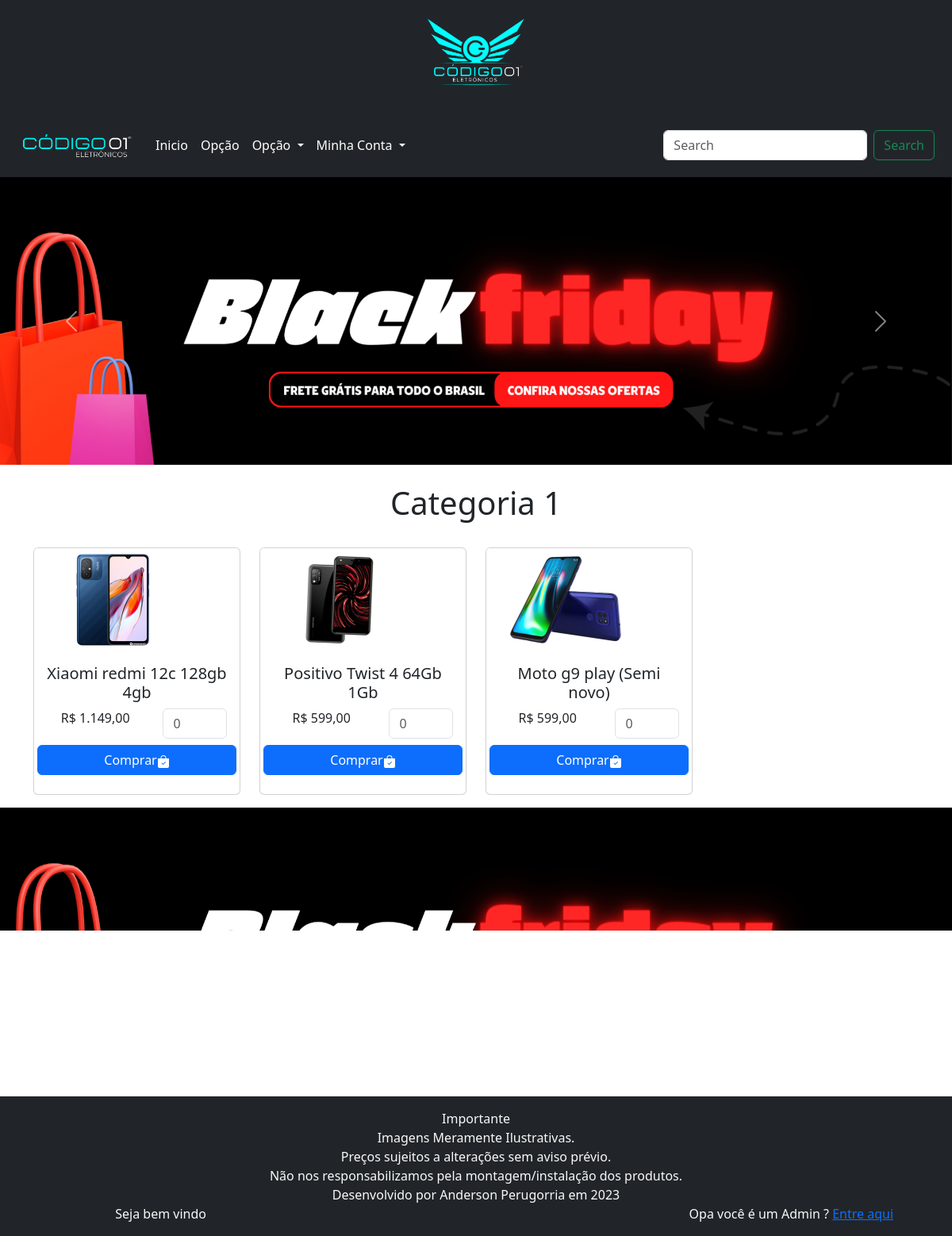
Page /includes/public/pagina_de_vendas.php (signed in) on the committed database.
### tables this page shows
CREATE TABLE `editasite` (
  `id` int(255) NOT NULL,
  `NomeSite` varchar(255) NOT NULL,
  `Logo1` varchar(255) NOT NULL,
  `Logo2` varchar(255) NOT NULL
);

CREATE TABLE `produtos` (
  `id` int(255) NOT NULL,
  `nome` varchar(255) NOT NULL,
  `descrição` varchar(255) NOT NULL,
  `valor` int(255) NOT NULL,
  `imagem` varchar(255) NOT NULL
);

### includes/public/pagina_de_vendas.php (the view, shortened to what this page needs)
<?php
$host = '127.0.0.1';
$usuario = 'root';
$senha = '';
$banco = 'aloja';
$conexao = mysqli_connect($host, $usuario, $senha, $banco);
$consultaEditaSite = "SELECT * FROM editasite";
$resultadoEditaSite = mysqli_query($conexao, $consultaEditaSite);
if (mysqli_num_rows($resultadoEditaSite) > 0) {
    while ($linhaEditaSite = mysqli_fetch_assoc($resultadoEditaSite)) {
?>
        <!doctype html>
        <html lang="en">
        <head>
            <link href="https://cdn.jsdelivr.net/npm/bootstrap@5.3.2/dist/css/bootstrap.min.css" rel="stylesheet">
        </head>
        <body style="height: 1000px;">
            <header>
                <div class="logoHeader bg-dark">
                    <div class="d-flex justify-content-center">
                        <img class="img-fluid" width="144px" src="../../assets/imagens/<?=$linhaEditaSite['Logo1']?>" alt="Logo" srcset="">
                    </div>
                    <div class="fixo">
                        <nav class="navbar navbar-expand-lg bg-body-dark">
                            <div class="container-fluid">
                                <a class="navbar-brand" href="#"><img   src="../../assets/imagens/<?=$linhaEditaSite['Logo2']?>" style="width: 150px;" alt=""></a>
                                <div class="collapse navbar-collapse">
                                    <ul class="navbar-nav me-auto mb-2 mb-lg-0">
                                        <li class="nav-item">
                                            <a class="nav-link active" aria-current="page" href="#">Inicio</a>
                                        </li>
                                        <li class="nav-item">
                                            <a class="nav-link" href="#">Opção</a>
                                        </li>
                                        <li class="nav-item dropdown">
                                            <a class="nav-link dropdown-toggle" href="#" role="button" data-bs-toggle="dropdown" aria-expanded="false">
                                                Opção
                                            </a>
                                        </li>
                                        <li class="nav-item dropdown">
                                            <a class="nav-link dropdown-toggle" href="#" role="button" data-bs-toggle="dropdown" aria-expanded="false">
                                                Minha Conta
                                            </a>
                                        </li>
                                    </ul>
                                    <form class="d-flex" role="search">
                                        <input class="form-control me-2" type="search" placeholder="Search" aria-label="Search">
                                        <button class="btn btn-outline-success" type="submit">Search</button>
                                    </form>
                                </div>
                            </div>
                        </nav>
                    </div>
                </div>
        <?php
    }
} else {
    echo "Nenhum produto cadastrado.";
}
        ?>
            </header>
            <section>
                <div id="carouselExampleInterval" class="carousel slide" data-bs-ride="carousel">
                    <div class="carousel-inner">
                        <div class="carousel-item active" data-bs-interval="5000">
                            <img src="../../assets/pages/images/slide/1.png" class="d-block w-100">
                        </div>
                    </div>
                    <button class="carousel-control-prev" type="button" data-bs-target="#carouselExampleInterval" data-bs-slide="prev">
                        <span class="carousel-control-prev-icon" aria-hidden="true"></span>
                    </button>
                    <button class="carousel-control-next" type="button" data-bs-target="#carouselExampleInterval" data-bs-slide="next">
                        <span class="carousel-control-next-icon" aria-hidden="true"></span>
                    </button>
                </div>
            </section>
            <section>
                <div class="container">
                    <h1 class="text-center p-4  ">Categoria 1</h1>
                    <div class="row">
                        <?php
                        $consulta = "SELECT id, nome, descrição, valor, imagem FROM produtos";
                        $resultado = mysqli_query($conexao, $consulta);
                        if (mysqli_num_rows($resultado) > 0) {
                            while ($linha = mysqli_fetch_assoc($resultado)) { ?>
                                <div class="col-md-3 mb-3">
                                    <div class="card">
                                        <img src="<?= $linha['imagem'] ?>" style="width:200px" class="card-img-top" alt="Produto 1">
                                        <div class="card-body">
                                            <h5 class="card-title text-center"><?= $linha['nome'] ?></h5>
                                            <div class="form-group row">
                                                <div class="col-7">
                                                    <p class="card-text text-center">R$ <?= number_format($linha['valor'], 2, ',', '.') ?></p>
                                                </div>
                                                <div class="col">
                                                    <input type="number" name="number" class="form-control" placeholder="0" id="number">
                                                </div>
                                                <button class="btn btn-primary my-2">Comprar<span></span></button>
                                            </div>
                                        </div>
                                    </div>
                                </div>
                        <?php
                            }
                        } else {
                            echo "Nenhum produto cadastrado.";
                        }
                        ?>
                    </div>
                </div>
            </section>
            <section>
                <div id="carouselExampleInterval" class="carousel slide" data-bs-ride="carousel">
                    <div class="carousel-inner">
                        <div class="carousel-item active" data-bs-interval="5000">
                            <img src="../../assets/pages/images/slide/1.png" class="d-block w-100">
                        </div>
                    </div>
                    <button class="carousel-control-prev" type="button" data-bs-target="#carouselExampleInterval" data-bs-slide="prev">
                        <span class="carousel-control-prev-icon" aria-hidden="true"></span>
                    </button>
                    <button class="carousel-control-next" type="button" data-bs-target="#carouselExampleInterval" data-bs-slide="next">
                        <span class="carousel-control-next-icon" aria-hidden="true"></span>
                    </button>
                </div>
            </section>
            <footer class="bg-dark text-light p-3 text-center">
                <div class="container">
                    <p class="mb-0">Importante</p>
                    <p class="mb-0">Imagens Meramente Ilustrativas.</p>
                    <p class="mb-0">Preços sujeitos a alterações sem aviso prévio.</p>
                    <p class="mb-0">Não nos responsabilizamos pela montagem/instalação dos produtos.</p>
                    <p class="mb-0">Desenvolvido por Anderson Perugorria em 2023</p>
                </div>
                <div class="row justify-content-between">
                    <div class="col-4">
                        Seja bem vindo
                    </div>
                    <div class="col-4">
                        Opa você é um Admin ? <a href="../privade/loginadm.php">Entre aqui</a>
                    </div>
                </div>
            </footer>
        </body>
        </html>

### includes/public/pagina_de_vendas.php (style rules this page uses)
.fixo { background-color: #212529; padding: 10px; width: 100%; z-index: 6; }
.nav-link { color: #fff !important; }

### rows in the picture
editasite: Logo1 (picture), Logo2 (picture)
produtos: imagem (picture), nome "Xiaomi redmi 12c 128gb 4gb", valor "1.149,00"
produtos: imagem (picture), nome "Positivo Twist 4 64Gb 1Gb", valor "599,00"
produtos: imagem (picture), nome "Moto g9 play (Semi novo)", valor "599,00"
